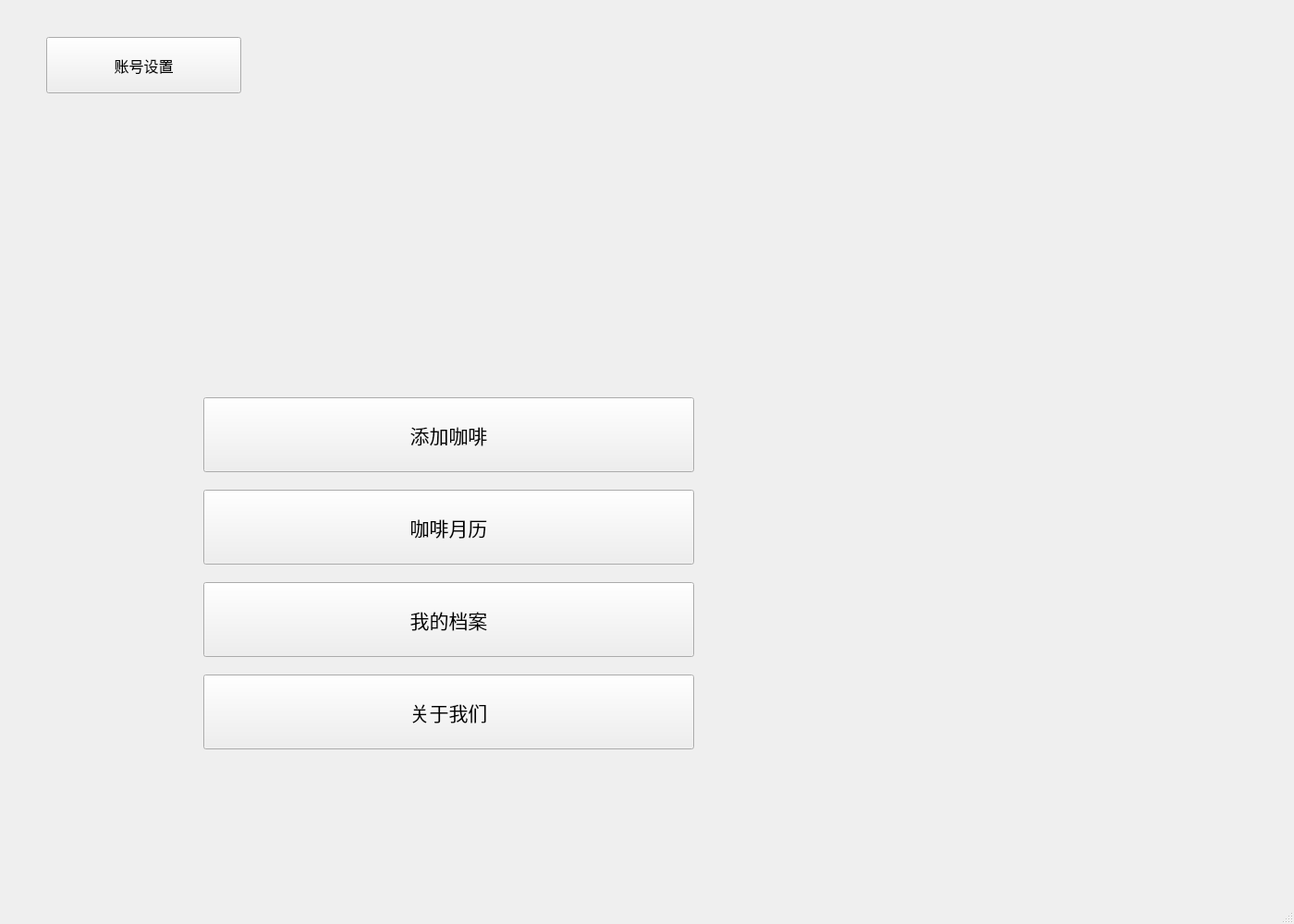
<?xml version="1.0" encoding="UTF-8"?>
<ui version="4.0">
 <class>MainWindow</class>
 <widget class="QMainWindow" name="MainWindow">
  <property name="geometry">
   <rect>
    <x>0</x>
    <y>0</y>
    <width>1400</width>
    <height>1000</height>
   </rect>
  </property>
  <property name="minimumSize">
   <size>
    <width>800</width>
    <height>560</height>
   </size>
  </property>
  <property name="maximumSize">
   <size>
    <width>1400</width>
    <height>1000</height>
   </size>
  </property>
  <property name="windowTitle">
   <string>MainWindow</string>
  </property>
  <property name="styleSheet">
   <string notr="true">QWidget#centralwidget{
 border-image: url(:/resources/icon/main.png) 0 0 0 0 stretch stretch;
 }</string>
  </property>
  <widget class="QWidget" name="centralwidget">
   <widget class="QWidget" name="background" native="true">
    <property name="geometry">
     <rect>
      <x>0</x>
      <y>0</y>
      <width>1441</width>
      <height>991</height>
     </rect>
    </property>
    <property name="styleSheet">
     <string notr="true">QWidget#background {  
    border-image:url(:/icons/background.png) 0 0 0 0 stretch stretch;
	background-size: contain;  
}</string>
    </property>
    <widget class="QWidget" name="title" native="true">
     <property name="geometry">
      <rect>
       <x>220</x>
       <y>60</y>
       <width>911</width>
       <height>351</height>
      </rect>
     </property>
     <property name="minimumSize">
      <size>
       <width>550</width>
       <height>220</height>
      </size>
     </property>
     <property name="maximumSize">
      <size>
       <width>1000</width>
       <height>10000</height>
      </size>
     </property>
     <property name="styleSheet">
      <string notr="true">QWidget#title {  
    border-image:url(:/icons/main.png) 0 0 0 0 stretch stretch;
    background-position: center;  /* 图片居中 */
    background-repeat: no-repeat; /* 不重复 */
   
    
}</string>
     </property>
    </widget>
    <widget class="QWidget" name="yuanyuan1" native="true">
     <property name="geometry">
      <rect>
       <x>740</x>
       <y>280</y>
       <width>561</width>
       <height>541</height>
      </rect>
     </property>
     <property name="styleSheet">
      <string notr="true">QWidget#yuanyuan1 {  
    border-image:url(:/icons/IMG_0448.png) 0 0 0 0 stretch stretch;
	background-size: contain;  
}</string>
     </property>
    </widget>
    <widget class="QPushButton" name="newOrderButton">
     <property name="geometry">
      <rect>
       <x>220</x>
       <y>430</y>
       <width>531</width>
       <height>81</height>
      </rect>
     </property>
     <property name="styleSheet">
      <string notr="true">font: 16pt ;</string>
     </property>
     <property name="text">
      <string>添加咖啡</string>
     </property>
    </widget>
    <widget class="QPushButton" name="monthlyStatsButton">
     <property name="geometry">
      <rect>
       <x>220</x>
       <y>530</y>
       <width>531</width>
       <height>81</height>
      </rect>
     </property>
     <property name="styleSheet">
      <string notr="true">font:16pt;</string>
     </property>
     <property name="text">
      <string>咖啡月历</string>
     </property>
    </widget>
    <widget class="QPushButton" name="monthlyStatsButton_3">
     <property name="geometry">
      <rect>
       <x>220</x>
       <y>730</y>
       <width>531</width>
       <height>81</height>
      </rect>
     </property>
     <property name="styleSheet">
      <string notr="true">font: 16pt;</string>
     </property>
     <property name="text">
      <string>关于我们</string>
     </property>
    </widget>
    <widget class="QPushButton" name="mybutton">
     <property name="geometry">
      <rect>
       <x>220</x>
       <y>630</y>
       <width>531</width>
       <height>81</height>
      </rect>
     </property>
     <property name="styleSheet">
      <string notr="true">font:16pt;</string>
     </property>
     <property name="text">
      <string>我的档案</string>
     </property>
    </widget>
    <widget class="QPushButton" name="profileButton">
     <property name="geometry">
      <rect>
       <x>50</x>
       <y>40</y>
       <width>211</width>
       <height>61</height>
      </rect>
     </property>
     <property name="styleSheet">
      <string notr="true">font: 12pt ;</string>
     </property>
     <property name="text">
      <string>账号设置</string>
     </property>
    </widget>
   </widget>
  </widget>
  <widget class="QMenuBar" name="menubar">
   <property name="geometry">
    <rect>
     <x>0</x>
     <y>0</y>
     <width>1400</width>
     <height>21</height>
    </rect>
   </property>
  </widget>
  <widget class="QStatusBar" name="statusbar"/>
 </widget>
 <resources/>
 <connections/>
</ui>
